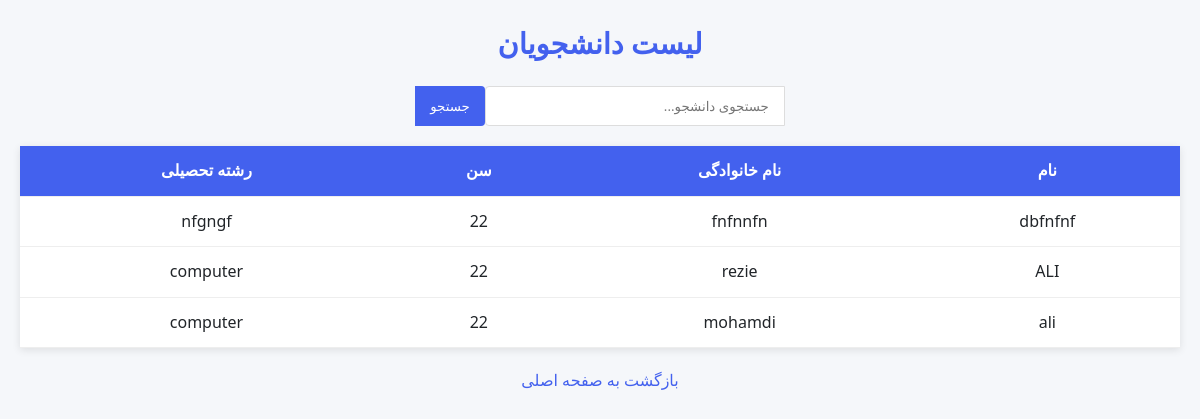
/students/, run on an earlier commit of the app's database.
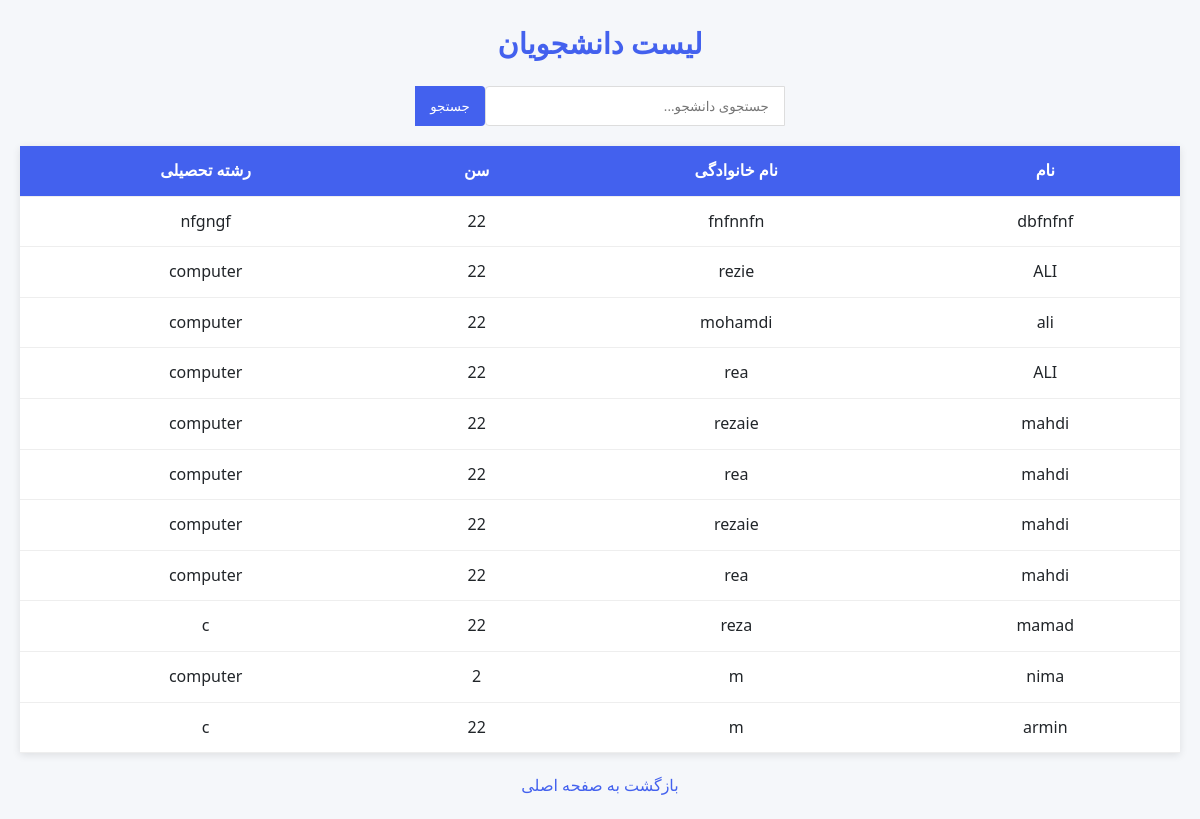
And on a later commit of the database.
### form/models.py (models this page shows, shortened)
class Student(models.Model):
    first_name = models.CharField(max_length=100)
    last_name = models.CharField(max_length=100)
    age = models.IntegerField()
    major = models.CharField(max_length=100)
    password = models.CharField(max_length=128)  # فیلد رمز عبور اضافه شد

### form/views.py (the view)
# urls.py: path('students/', views.student_list, name='student_list'),  # صفحه لیست دانشجویان
def student_list(request):
    query = request.GET.get('q')
    if query:
        students = Student.objects.filter(
            Q(first_name__icontains=query) |
            Q(last_name__icontains=query) |
            Q(major__icontains=query)
        )
    else:
        students = Student.objects.all()
    return render(request, 'form/student_list.html', {'students': students})

### form/templates/form/student_list.html (shortened to what this page needs)
<!DOCTYPE html>
<html lang="fa" dir="rtl">
<head>
</head>
<body>
    <div class="container">
        <h1>لیست دانشجویان</h1>
        <form method="get" action="" class="search-form">
            <input type="text" name="q" value="{{ search_query }}" class="search-input" placeholder="جستجوی دانشجو...">
            <button type="submit" class="search-button">جستجو</button>
        </form>
        {% if students %}
        <table>
            <thead>
                <tr>
                    <th>نام</th>
                    <th>نام خانوادگی</th>
                    <th>سن</th>
                    <th>رشته تحصیلی</th>
                </tr>
            </thead>
            <tbody>
                {% for student in students %}
                <tr>
                    <td>{{ student.first_name }}</td>
                    <td>{{ student.last_name }}</td>
                    <td>{{ student.age }}</td>
                    <td>{{ student.major }}</td>
                </tr>
                {% endfor %}
            </tbody>
        </table>
        {% else %}
            <div class="no-data">هیچ دانشجویی یافت نشد.</div>
        {% endif %}
        <a href="{% url 'home' %}" class="back-link">بازگشت به صفحه اصلی</a>
    </div>
</body>
</html>

### form/templates/form/student_list.html (style rules this page uses)
:root { --primary: #4361ee; --secondary: #3a0ca3; --light: #f8f9fa; --dark: #212529; --gray: #6c757d; }
* { margin: 0; padding: 0; box-sizing: border-box; font-family: 'Segoe UI', Tahoma, Geneva, Verdana, sans-serif; }
body { background-color: #f5f7fa; color: var(--dark); line-height: 1.6; padding: 20px; }
.container { max-width: 1200px; margin: 0 auto; }
h1 { color: var(--primary); text-align: center; margin-bottom: 20px; font-size: 1.8rem; }
.search-form { display: flex; justify-content: center; margin-bottom: 20px; }
.search-input { padding: 10px 15px; width: 300px; border: 1px solid #ddd; border-radius: 4px 0 0 4px; outline: none; }
.search-button { padding: 10px 15px; background-color: var(--primary); color: white; border: none; border-radius: 0 4px 4px 0; cursor: pointer; }
table { width: 100%; border-collapse: collapse; background-color: white; box-shadow: 0 2px 8px rgba(0,0,0,0.1); margin-bottom: 20px; }
th, td { padding: 12px 15px; text-align: center; border-bottom: 1px solid #eee; }
th { background-color: var(--primary); color: white; }
.back-link { display: block; text-align: center; color: var(--primary); text-decoration: none; margin-top: 20px; }

What changed in the data, as far as the page shows it:
added Student: first_name "ALI", last_name "rea", age "22", major "computer"
added Student: first_name "mahdi", last_name "rezaie", age "22", major "computer"
added Student: first_name "mahdi", last_name "rea", age "22", major "computer"
added Student: first_name "mahdi", last_name "rezaie", age "22", major "computer"
added Student: first_name "mahdi", last_name "rea", age "22", major "computer"
added Student: first_name "mamad", last_name "reza", age "22", major "c"
added Student: first_name "nima", last_name "m", age "2", major "computer"
added Student: first_name "armin", last_name "m", age "22", major "c"
